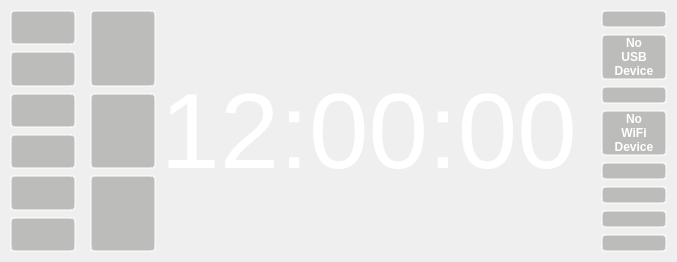
     <widget class="QWidget" name="oldmenuWidget" native="true">
      <property name="sizePolicy">
       <sizepolicy hsizetype="Expanding" vsizetype="Expanding">
        <horstretch>0</horstretch>
        <verstretch>0</verstretch>
       </sizepolicy>
      </property>
      <layout class="QHBoxLayout" name="horizontalLayout_2">
       <property name="spacing">
        <number>4</number>
       </property>
       <property name="leftMargin">
        <number>0</number>
       </property>
       <property name="topMargin">
        <number>0</number>
       </property>
       <property name="rightMargin">
        <number>0</number>
       </property>
       <property name="bottomMargin">
        <number>0</number>
       </property>
       <item>
        <layout class="QVBoxLayout" name="verticalLayout_8">
         <item>
          <layout class="QHBoxLayout" name="horizontalLayout_4">
           <item>
            <widget class="QWidget" name="buttonWidget" native="true">
             <property name="sizePolicy">
              <sizepolicy hsizetype="Fixed" vsizetype="Expanding">
               <horstretch>0</horstretch>
               <verstretch>0</verstretch>
              </sizepolicy>
             </property>
             <layout class="QVBoxLayout" name="verticalLayout_7">
              <property name="leftMargin">
               <number>10</number>
              </property>
              <property name="topMargin">
               <number>10</number>
              </property>
              <property name="rightMargin">
               <number>0</number>
              </property>
              <property name="bottomMargin">
               <number>10</number>
              </property>
              <item>
               <widget class="QPushButton" name="pushButtonSettings2">
                <property name="sizePolicy">
                 <sizepolicy hsizetype="Fixed" vsizetype="Expanding">
                  <horstretch>0</horstretch>
                  <verstretch>0</verstretch>
                 </sizepolicy>
                </property>
                <property name="minimumSize">
                 <size>
                  <width>66</width>
                  <height>0</height>
                 </size>
                </property>
                <property name="maximumSize">
                 <size>
                  <width>66</width>
                  <height>16777215</height>
                 </size>
                </property>
                <property name="styleSheet">
                 <string notr="true">background-color: rgba(136, 138, 133, 0.5);
border-radius: 4px;
border: 2px solid rgba(255,255,255,0.5);
outline: none;</string>
                </property>
                <property name="text">
                 <string/>
                </property>
                <property name="icon">
                 <iconset>
                  <normalon>:/settings-hot.png</normalon>
                 </iconset>
                </property>
                <property name="iconSize">
                 <size>
                  <width>50</width>
                  <height>50</height>
                 </size>
                </property>
               </widget>
              </item>
              <item>
               <widget class="QPushButton" name="pushButtonLock2">
                <property name="sizePolicy">
                 <sizepolicy hsizetype="Fixed" vsizetype="Expanding">
                  <horstretch>0</horstretch>
                  <verstretch>0</verstretch>
                 </sizepolicy>
                </property>
                <property name="minimumSize">
                 <size>
                  <width>66</width>
                  <height>0</height>
                 </size>
                </property>
                <property name="maximumSize">
                 <size>
                  <width>66</width>
                  <height>16777215</height>
                 </size>
                </property>
                <property name="styleSheet">
                 <string notr="true">background-color: rgba(136, 138, 133, 0.5);
border-radius: 4px;
border: 2px solid rgba(255,255,255,0.5);
outline: none;</string>
                </property>
                <property name="text">
                 <string/>
                </property>
                <property name="icon">
                 <iconset>
                  <normalon>:/lock-hot.png</normalon>
                 </iconset>
                </property>
                <property name="iconSize">
                 <size>
                  <width>50</width>
                  <height>50</height>
                 </size>
                </property>
               </widget>
              </item>
              <item>
               <widget class="QPushButton" name="pushButtonMusic2">
                <property name="sizePolicy">
                 <sizepolicy hsizetype="Fixed" vsizetype="Expanding">
                  <horstretch>0</horstretch>
                  <verstretch>0</verstretch>
                 </sizepolicy>
                </property>
                <property name="minimumSize">
                 <size>
                  <width>66</width>
                  <height>0</height>
                 </size>
                </property>
                <property name="maximumSize">
                 <size>
                  <width>66</width>
                  <height>16777215</height>
                 </size>
                </property>
                <property name="styleSheet">
                 <string notr="true">background-color: rgba(136, 138, 133, 0.5);
border-radius: 4px;
border: 2px solid rgba(255,255,255,0.5);
outline: none;</string>
                </property>
                <property name="text">
                 <string/>
                </property>
                <property name="icon">
                 <iconset>
                  <normalon>:/mp3-hot.png</normalon>
                 </iconset>
                </property>
                <property name="iconSize">
                 <size>
                  <width>50</width>
                  <height>50</height>
                 </size>
                </property>
               </widget>
              </item>
              <item>
               <widget class="QPushButton" name="pushButtonBrightness2">
                <property name="sizePolicy">
                 <sizepolicy hsizetype="Fixed" vsizetype="Expanding">
                  <horstretch>0</horstretch>
                  <verstretch>0</verstretch>
                 </sizepolicy>
                </property>
                <property name="minimumSize">
                 <size>
                  <width>66</width>
                  <height>0</height>
                 </size>
                </property>
                <property name="maximumSize">
                 <size>
                  <width>66</width>
                  <height>16777215</height>
                 </size>
                </property>
                <property name="styleSheet">
                 <string notr="true">background-color: rgba(136, 138, 133, 0.5);
border-radius: 4px;
border: 2px solid rgba(255,255,255,0.5);
outline: none;</string>
                </property>
                <property name="text">
                 <string/>
                </property>
                <property name="icon">
                 <iconset>
                  <normalon>:/brightness-hot.png</normalon>
                 </iconset>
                </property>
                <property name="iconSize">
                 <size>
                  <width>50</width>
                  <height>50</height>
                 </size>
                </property>
               </widget>
              </item>
              <item>
               <widget class="QPushButton" name="pushButtonToggleGUI2">
                <property name="sizePolicy">
                 <sizepolicy hsizetype="Fixed" vsizetype="Expanding">
                  <horstretch>0</horstretch>
                  <verstretch>0</verstretch>
                 </sizepolicy>
                </property>
                <property name="minimumSize">
                 <size>
                  <width>66</width>
                  <height>0</height>
                 </size>
                </property>
                <property name="maximumSize">
                 <size>
                  <width>66</width>
                  <height>16777215</height>
                 </size>
                </property>
                <property name="styleSheet">
                 <string notr="true">background-color: rgba(136, 138, 133, 0.5);
border-radius: 4px;
border: 2px solid rgba(255,255,255,0.5);
outline: none;</string>
                </property>
                <property name="text">
                 <string/>
                </property>
                <property name="icon">
                 <iconset>
                  <normalon>:/eye-hot.png</normalon>
                 </iconset>
                </property>
                <property name="iconSize">
                 <size>
                  <width>50</width>
                  <height>50</height>
                 </size>
                </property>
               </widget>
              </item>
              <item>
               <widget class="QPushButton" name="pushButtonExit2">
                <property name="sizePolicy">
                 <sizepolicy hsizetype="Fixed" vsizetype="Expanding">
                  <horstretch>0</horstretch>
                  <verstretch>0</verstretch>
                 </sizepolicy>
                </property>
                <property name="minimumSize">
                 <size>
                  <width>66</width>
                  <height>0</height>
                 </size>
                </property>
                <property name="maximumSize">
                 <size>
                  <width>66</width>
                  <height>16777215</height>
                 </size>
                </property>
                <property name="styleSheet">
                 <string notr="true">background-color: rgba(136, 138, 133, 0.5);
border-radius: 4px;
border: 2px solid rgba(255,255,255,0.5);
outline: none;</string>
                </property>
                <property name="text">
                 <string/>
                </property>
                <property name="icon">
                 <iconset>
                  <normalon>:/power-hot.png</normalon>
                 </iconset>
                </property>
                <property name="iconSize">
                 <size>
                  <width>50</width>
                  <height>50</height>
                 </size>
                </property>
               </widget>
              </item>
             </layout>
            </widget>
           </item>
           <item>
            <widget class="QWidget" name="exitWidget" native="true">
             <property name="sizePolicy">
              <sizepolicy hsizetype="Fixed" vsizetype="Expanding">
               <horstretch>0</horstretch>
               <verstretch>0</verstretch>
              </sizepolicy>
             </property>
             <layout class="QVBoxLayout" name="verticalLayout_9">
              <property name="leftMargin">
               <number>10</number>
              </property>
              <property name="topMargin">
               <number>10</number>
              </property>
              <property name="rightMargin">
               <number>0</number>
              </property>
              <property name="bottomMargin">
               <number>10</number>
              </property>
              <item>
               <widget class="QPushButton" name="pushButtonShutdown2">
                <property name="sizePolicy">
                 <sizepolicy hsizetype="Fixed" vsizetype="Expanding">
                  <horstretch>0</horstretch>
                  <verstretch>0</verstretch>
                 </sizepolicy>
                </property>
                <property name="minimumSize">
                 <size>
                  <width>66</width>
                  <height>0</height>
                 </size>
                </property>
                <property name="maximumSize">
                 <size>
                  <width>66</width>
                  <height>16777215</height>
                 </size>
                </property>
                <property name="styleSheet">
                 <string notr="true">background-color: rgba(136, 138, 133, 0.5);
border-radius: 4px;
border: 2px solid rgba(255,255,255,0.5);
                  </string>
                </property>
                <property name="text">
                 <string/>
                </property>
                <property name="icon">
                 <iconset>
                  <normalon>:/power-hot.png</normalon>
                 </iconset>
                </property>
                <property name="iconSize">
                 <size>
                  <width>50</width>
                  <height>50</height>
                 </size>
                </property>
               </widget>
              </item>
              <item>
               <widget class="QPushButton" name="pushButtonReboot2">
                <property name="sizePolicy">
                 <sizepolicy hsizetype="Fixed" vsizetype="Expanding">
                  <horstretch>0</horstretch>
                  <verstretch>0</verstretch>
                 </sizepolicy>
                </property>
                <property name="minimumSize">
                 <size>
                  <width>66</width>
                  <height>0</height>
                 </size>
                </property>
                <property name="maximumSize">
                 <size>
                  <width>66</width>
                  <height>16777215</height>
                 </size>
                </property>
                <property name="styleSheet">
                 <string notr="true">background-color: rgba(136, 138, 133, 0.5);
border-radius: 4px;
border: 2px solid rgba(255,255,255,0.5);
outline: none;</string>
                </property>
                <property name="text">
                 <string/>
                </property>
                <property name="icon">
                 <iconset>
                  <normalon>:/reboot-hot.png</normalon>
                 </iconset>
                </property>
                <property name="iconSize">
                 <size>
                  <width>50</width>
                  <height>50</height>
                 </size>
                </property>
               </widget>
              </item>
              <item>
               <widget class="QPushButton" name="pushButtonCancel2">
                <property name="sizePolicy">
                 <sizepolicy hsizetype="Fixed" vsizetype="Expanding">
                  <horstretch>0</horstretch>
                  <verstretch>0</verstretch>
                 </sizepolicy>
                </property>
                <property name="minimumSize">
                 <size>
                  <width>66</width>
                  <height>0</height>
                 </size>
                </property>
                <property name="maximumSize">
                 <size>
                  <width>66</width>
                  <height>16777215</height>
                 </size>
                </property>
                <property name="styleSheet">
                 <string notr="true">background-color: rgba(136, 138, 133, 0.5);
border-radius: 4px;
border: 2px solid rgba(255,255,255,0.5);
outline: none;</string>
                </property>
                <property name="text">
                 <string/>
                </property>
                <property name="icon">
                 <iconset>
                  <normalon>:/back-hot.png</normalon>
                 </iconset>
                </property>
                <property name="iconSize">
                 <size>
                  <width>50</width>
                  <height>50</height>
                 </size>
                </property>
               </widget>
              </item>
             </layout>
            </widget>
           </item>
           <item>
            <widget class="QLabel" name="bigClock">
             <property name="sizePolicy">
              <sizepolicy hsizetype="Expanding" vsizetype="Expanding">
               <horstretch>0</horstretch>
               <verstretch>0</verstretch>
              </sizepolicy>
             </property>
             <property name="font">
              <font>
               <pointsize>80</pointsize>
               <weight>50</weight>
               <bold>false</bold>
              </font>
             </property>
             <property name="styleSheet">
              <string notr="true">color: rgb(255, 255, 255);</string>
             </property>
             <property name="text">
              <string>12:00:00</string>
             </property>
             <property name="alignment">
              <set>Qt::AlignCenter</set>
             </property>
            </widget>
           </item>
           <item>
            <widget class="QLabel" name="oldmenuDummy">
             <property name="sizePolicy">
              <sizepolicy hsizetype="Expanding" vsizetype="Expanding">
               <horstretch>0</horstretch>
               <verstretch>0</verstretch>
              </sizepolicy>
             </property>
             <property name="text">
              <string/>
             </property>
            </widget>
           </item>
           <item>
            <widget class="QWidget" name="verticalWidget_2" native="true">
             <property name="sizePolicy">
              <sizepolicy hsizetype="Fixed" vsizetype="Expanding">
               <horstretch>0</horstretch>
               <verstretch>0</verstretch>
              </sizepolicy>
             </property>
             <layout class="QVBoxLayout" name="verticalLayout_6">
              <property name="topMargin">
               <number>10</number>
              </property>
              <property name="rightMargin">
               <number>10</number>
              </property>
              <property name="bottomMargin">
               <number>10</number>
              </property>
              <item>
               <widget class="QWidget" name="AAUSBWidget2" native="true">
                <property name="sizePolicy">
                 <sizepolicy hsizetype="Fixed" vsizetype="Expanding">
                  <horstretch>0</horstretch>
                  <verstretch>0</verstretch>
                 </sizepolicy>
                </property>
                <layout class="QVBoxLayout" name="verticalLayout_11">
                 <property name="leftMargin">
                  <number>0</number>
                 </property>
                 <property name="topMargin">
                  <number>0</number>
                 </property>
                 <property name="rightMargin">
                  <number>0</number>
                 </property>
                 <property name="bottomMargin">
                  <number>0</number>
                 </property>
                 <item>
                  <widget class="QPushButton" name="pushButtonAndroidAuto2">
                   <property name="sizePolicy">
                    <sizepolicy hsizetype="Fixed" vsizetype="Expanding">
                     <horstretch>0</horstretch>
                     <verstretch>0</verstretch>
                    </sizepolicy>
                   </property>
                   <property name="minimumSize">
                    <size>
                     <width>66</width>
                     <height>0</height>
                    </size>
                   </property>
                   <property name="maximumSize">
                    <size>
                     <width>66</width>
                     <height>16777215</height>
                    </size>
                   </property>
                   <property name="styleSheet">
                    <string notr="true">background-color: rgba(136, 138, 133, 0.5);
border-radius: 4px;
border: 2px solid rgba(255,255,255,0.5);
outline: none;</string>
                   </property>
                   <property name="text">
                    <string/>
                   </property>
                   <property name="icon">
                    <iconset>
                     <normalon>:/aausb-hot.png</normalon>
                    </iconset>
                   </property>
                   <property name="iconSize">
                    <size>
                     <width>50</width>
                     <height>50</height>
                    </size>
                   </property>
                  </widget>
                 </item>
                 <item>
                  <widget class="QPushButton" name="pushButtonNoDevice2">
                   <property name="sizePolicy">
                    <sizepolicy hsizetype="Fixed" vsizetype="Expanding">
                     <horstretch>0</horstretch>
                     <verstretch>0</verstretch>
                    </sizepolicy>
                   </property>
                   <property name="minimumSize">
                    <size>
                     <width>66</width>
                     <height>0</height>
                    </size>
                   </property>
                   <property name="maximumSize">
                    <size>
                     <width>66</width>
                     <height>16777215</height>
                    </size>
                   </property>
                   <property name="font">
                    <font>
                     <weight>75</weight>
                     <bold>true</bold>
                    </font>
                   </property>
                   <property name="styleSheet">
                    <string notr="true">background-color: rgba(136, 138, 133, 0.5);
color: rgb(255, 255, 255);
border-radius: 4px;
border: 2px solid rgba(255,255,255,0.5);
outline: none;</string>
                   </property>
                   <property name="text">
                    <string>No
USB
Device</string>
                   </property>
                  </widget>
                 </item>
                </layout>
               </widget>
              </item>
              <item>
               <widget class="QWidget" name="AAWIFIWidget2" native="true">
                <property name="sizePolicy">
                 <sizepolicy hsizetype="Fixed" vsizetype="Expanding">
                  <horstretch>0</horstretch>
                  <verstretch>0</verstretch>
                 </sizepolicy>
                </property>
                <layout class="QVBoxLayout" name="verticalLayout_12">
                 <property name="leftMargin">
                  <number>0</number>
                 </property>
                 <property name="topMargin">
                  <number>0</number>
                 </property>
                 <property name="rightMargin">
                  <number>0</number>
                 </property>
                 <property name="bottomMargin">
                  <number>0</number>
                 </property>
                 <item>
                  <widget class="QPushButton" name="pushButtonWifi2">
                   <property name="sizePolicy">
                    <sizepolicy hsizetype="Fixed" vsizetype="Expanding">
                     <horstretch>0</horstretch>
                     <verstretch>0</verstretch>
                    </sizepolicy>
                   </property>
                   <property name="minimumSize">
                    <size>
                     <width>66</width>
                     <height>0</height>
                    </size>
                   </property>
                   <property name="maximumSize">
                    <size>
                     <width>66</width>
                     <height>16777215</height>
                    </size>
                   </property>
                   <property name="styleSheet">
                    <string notr="true">background-color: rgba(136, 138, 133, 0.5);
border-radius: 4px;
border: 2px solid rgba(255,255,255,0.5);
outline: none;</string>
                   </property>
                   <property name="text">
                    <string/>
                   </property>
                   <property name="icon">
                    <iconset>
                     <normalon>:/aawifi-hot.png</normalon>
                    </iconset>
                   </property>
                   <property name="iconSize">
                    <size>
                     <width>50</width>
                     <height>50</height>
                    </size>
                   </property>
                  </widget>
                 </item>
                 <item>
                  <widget class="QPushButton" name="pushButtonNoWiFiDevice2">
                   <property name="sizePolicy">
                    <sizepolicy hsizetype="Fixed" vsizetype="Expanding">
                     <horstretch>0</horstretch>
                     <verstretch>0</verstretch>
                    </sizepolicy>
                   </property>
                   <property name="minimumSize">
                    <size>
                     <width>66</width>
                     <height>0</height>
                    </size>
                   </property>
                   <property name="maximumSize">
                    <size>
                     <width>66</width>
                     <height>16777215</height>
                    </size>
                   </property>
                   <property name="font">
                    <font>
                     <weight>75</weight>
                     <bold>true</bold>
                    </font>
                   </property>
                   <property name="styleSheet">
                    <string notr="true">background-color: rgba(136, 138, 133, 0.5);
color: rgb(255, 255, 255);
border-radius: 4px;
border: 2px solid rgba(255,255,255,0.5);
outline: none;</string>
                   </property>
                   <property name="text">
                    <string>No
WiFi
Device</string>
                   </property>
                  </widget>
                 </item>
                </layout>
               </widget>
              </item>
              <item>
               <widget class="QPushButton" name="pushButtonDay2">
                <property name="sizePolicy">
                 <sizepolicy hsizetype="Fixed" vsizetype="Expanding">
                  <horstretch>0</horstretch>
                  <verstretch>0</verstretch>
                 </sizepolicy>
                </property>
                <property name="minimumSize">
                 <size>
                  <width>66</width>
                  <height>0</height>
                 </size>
                </property>
                <property name="maximumSize">
                 <size>
                  <width>66</width>
                  <height>16777215</height>
                 </size>
                </property>
                <property name="styleSheet">
                 <string notr="true">background-color: rgba(136, 138, 133, 0.5);
border-radius: 4px;
border: 2px solid rgba(255,255,255,0.5);
outline: none;</string>
                </property>
                <property name="text">
                 <string/>
                </property>
                <property name="icon">
                 <iconset>
                  <normalon>:/day-hot.png</normalon>
                 </iconset>
                </property>
                <property name="iconSize">
                 <size>
                  <width>50</width>
                  <height>50</height>
                 </size>
                </property>
               </widget>
              </item>
              <item>
               <widget class="QPushButton" name="pushButtonNight2">
                <property name="sizePolicy">
                 <sizepolicy hsizetype="Fixed" vsizetype="Expanding">
                  <horstretch>0</horstretch>
                  <verstretch>0</verstretch>
                 </sizepolicy>
                </property>
                <property name="minimumSize">
                 <size>
                  <width>66</width>
                  <height>0</height>
                 </size>
                </property>
                <property name="maximumSize">
                 <size>
                  <width>66</width>
                  <height>16777215</height>
                 </size>
                </property>
                <property name="styleSheet">
                 <string notr="true">background-color: rgba(136, 138, 133, 0.5);
border-radius: 4px;
border: 2px solid rgba(255,255,255,0.5);
outline: none;</string>
                </property>
                <property name="text">
                 <string/>
                </property>
                <property name="icon">
                 <iconset>
                  <normalon>:/night-hot.png</normalon>
                 </iconset>
                </property>
                <property name="iconSize">
                 <size>
                  <width>50</width>
                  <height>50</height>
                 </size>
                </property>
               </widget>
              </item>
              <item>
               <widget class="QPushButton" name="pushButtonVolume2">
                <property name="sizePolicy">
                 <sizepolicy hsizetype="Fixed" vsizetype="Expanding">
                  <horstretch>0</horstretch>
                  <verstretch>0</verstretch>
                 </sizepolicy>
                </property>
                <property name="minimumSize">
                 <size>
                  <width>66</width>
                  <height>0</height>
                 </size>
                </property>
                <property name="maximumSize">
                 <size>
                  <width>66</width>
                  <height>16777215</height>
                 </size>
                </property>
                <property name="styleSheet">
                 <string notr="true">background-color: rgba(136, 138, 133, 0.5);
border-radius: 4px;
border: 2px solid rgba(255,255,255,0.5);
outline: none;</string>
                </property>
                <property name="text">
                 <string/>
                </property>
                <property name="icon">
                 <iconset>
                  <normalon>:/volume-hot.png</normalon>
                 </iconset>
                </property>
                <property name="iconSize">
                 <size>
                  <width>50</width>
                  <height>50</height>
                 </size>
                </property>
               </widget>
              </item>
              <item>
               <widget class="QPushButton" name="pushButtonDebug2">
                <property name="sizePolicy">
                 <sizepolicy hsizetype="Fixed" vsizetype="Expanding">
                  <horstretch>0</horstretch>
                  <verstretch>0</verstretch>
                 </sizepolicy>
                </property>
                <property name="minimumSize">
                 <size>
                  <width>66</width>
                  <height>0</height>
                 </size>
                </property>
                <property name="maximumSize">
                 <size>
                  <width>66</width>
                  <height>16777215</height>
                 </size>
                </property>
                <property name="styleSheet">
                 <string notr="true">background-color: rgba(136, 138, 133, 0.5);
border-radius: 4px;
border: 2px solid rgba(255,255,255,0.5);
outline: none;</string>
                </property>
                <property name="text">
                 <string/>
                </property>
                <property name="icon">
                 <iconset>
                  <normalon>:/bug-hot.png</normalon>
                 </iconset>
                </property>
                <property name="iconSize">
                 <size>
                  <width>50</width>
                  <height>50</height>
                 </size>
                </property>
               </widget>
              </item>
             </layout>
            </widget>
           </item>
          </layout>
         </item>
        </layout>
       </item>
      </layout>
     </widget>
